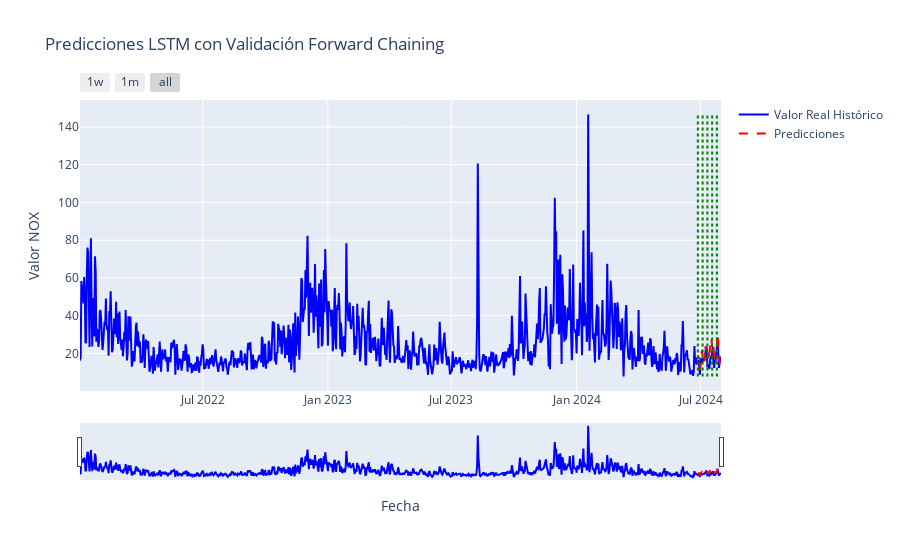

The notebook cell this image was saved under:
### Markdown cell above
### Time series predictions

### Code cell
plot_time_series_with_predictions(
    historical_real_values = historical_real_values,
    historical_predictions = historical_predictions,
    cutoff_dates = cutoff_dates,
    historical_series = daily_Monterrey_NOX['NOX']
)

### Figure 1 — Plotly figure (JSON) as saved in the notebook; plotly's stock layout.template omitted (floating-point values rounded to 4 significant figures; data arrays with more than 128 entries replaced by an {"elided": "..."} marker saying what was removed)
{"data": [{"line": {"color": "blue"}, "mode": "lines", "name": "Valor Real Histórico", "type": "scatter", "x": {"elided": "942 str values"}, "y": {"elided": "942 float values"}}, {"line": {"color": "red", "dash": "dash"}, "mode": "lines", "name": "Predicciones", "type": "scatter", "x": {"elided": "942 str values"}, "y": {"elided": "942 float values"}}], "layout": {"shapes": [{"line": {"color": "green", "dash": "dot", "width": 2}, "name": "Corte 2024-06-27 00:00:00", "type": "line", "x0": "2024-06-27T00:00:00", "x1": "2024-06-27T00:00:00", "y0": 7.8, "y1": 146.6}, {"line": {"color": "green", "dash": "dot", "width": 2}, "name": "Corte 2024-07-04 00:00:00", "type": "line", "x0": "2024-07-04T00:00:00", "x1": "2024-07-04T00:00:00", "y0": 7.8, "y1": 146.6}, {"line": {"color": "green", "dash": "dot", "width": 2}, "name": "Corte 2024-07-11 00:00:00", "type": "line", "x0": "2024-07-11T00:00:00", "x1": "2024-07-11T00:00:00", "y0": 7.8, "y1": 146.6}, {"line": {"color": "green", "dash": "dot", "width": 2}, "name": "Corte 2024-07-18 00:00:00", "type": "line", "x0": "2024-07-18T00:00:00", "x1": "2024-07-18T00:00:00", "y0": 7.8, "y1": 146.6}, {"line": {"color": "green", "dash": "dot", "width": 2}, "name": "Corte 2024-07-25 00:00:00", "type": "line", "x0": "2024-07-25T00:00:00", "x1": "2024-07-25T00:00:00", "y0": 7.8, "y1": 146.6}], "title": {"text": "Predicciones LSTM con Validación Forward Chaining"}, "xaxis": {"rangeselector": {"buttons": [{"count": 7, "label": "1w", "step": "day", "stepmode": "backward"}, {"count": 1, "label": "1m", "step": "month", "stepmode": "backward"}, {"step": "all"}]}, "rangeslider": {"visible": true}, "title": {"text": "Fecha"}}, "yaxis": {"title": {"text": "Valor NOX"}}}}
